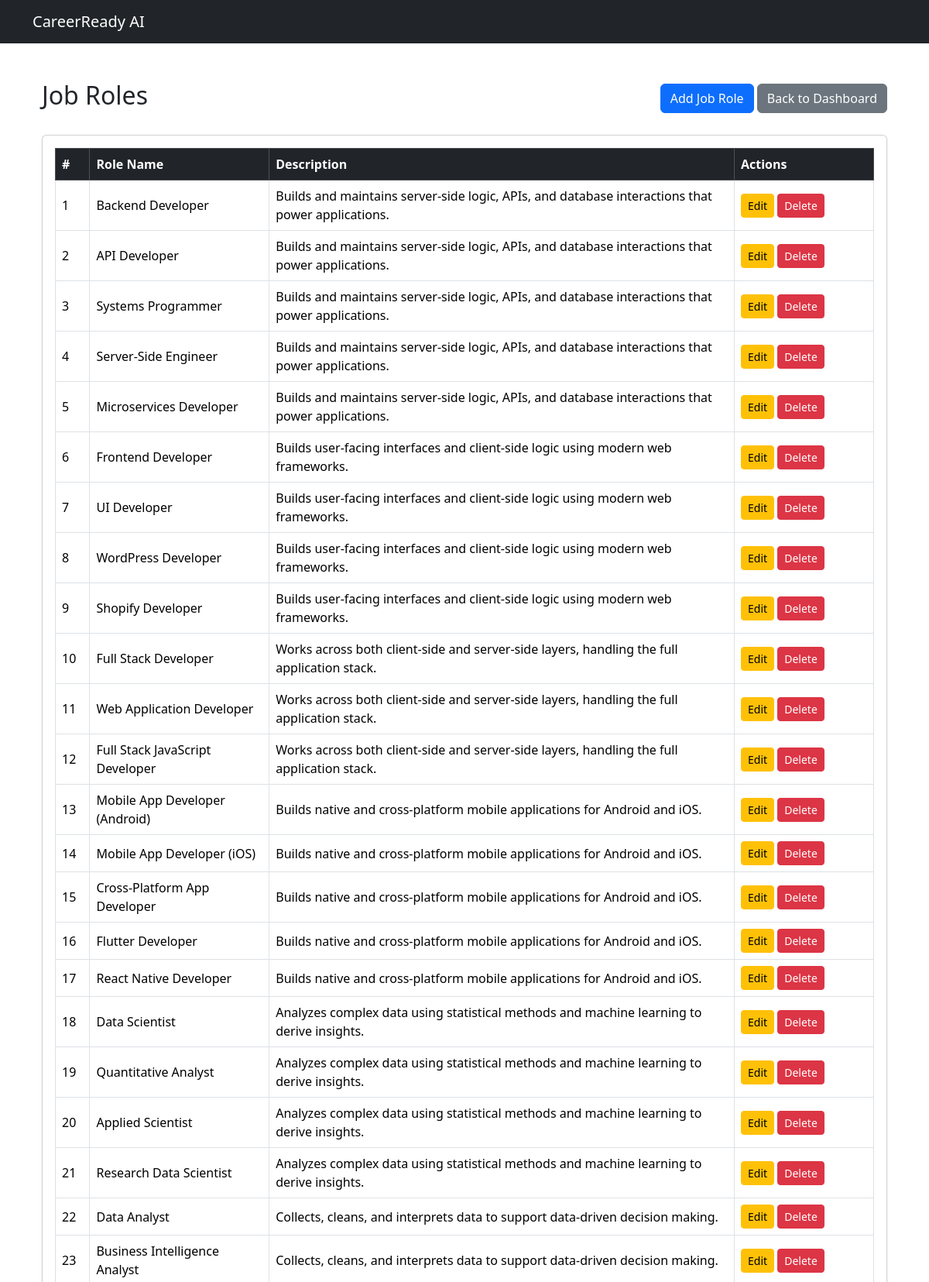
The app's page /view-job-roles/ (signed in, upper part) with its own data.
### career_app/models.py (models this page shows, shortened)
class JobRole(models.Model):
    role_name = models.CharField(max_length=100, unique=True)
    description = models.TextField(blank=True, null=True)

### career_app/views.py (the view)
# urls.py: path('view-job-roles/', views.view_job_roles, name='view_job_roles'),
@login_required
def view_job_roles(request):
    if not request.user.is_staff:
        return redirect('user_dashboard')
    roles = JobRole.objects.all()
    return render(request, 'career_app/view_job_roles.html', {'roles': roles})

### career_app/templates/career_app/view_job_roles.html (shortened to what this page needs)
{% extends 'career_app/base.html' %}
{% block content %}
<div class="container mt-5">
    <div class="d-flex justify-content-between align-items-center mb-4">
        <h2>Job Roles</h2>
        <div>
            <a href="{% url 'add_job_role' %}" class="btn btn-primary">
                Add Job Role
            </a>
            <a href="{% url 'admin_dashboard' %}" class="btn btn-secondary">
                Back to Dashboard
            </a>
        </div>
    </div>
    <div class="card shadow-sm">
        <div class="card-body">
            {% if roles %}
                <div class="table-responsive">
                    <table class="table table-bordered table-hover align-middle">
                        <thead class="table-dark">
                            <tr>
                                <th>#</th>
                                <th>Role Name</th>
                                <th>Description</th>
                                <th width="180">Actions</th>
                            </tr>
                        </thead>
                        <tbody>
                        {% for role in roles %}
                            <tr>
                                <td>{{ forloop.counter }}</td>
                                <td>{{ role.role_name }}</td>
                                <td>{{ role.description|default:"-" }}</td>
                                <td>
                                    <a href="{% url 'edit_job_role' role.id %}"
                                       class="btn btn-warning btn-sm">
                                        Edit
                                    </a>
                                    <a href="{% url 'delete_job_role' role.id %}"
                                       class="btn btn-danger btn-sm">
                                        Delete
                                    </a>
                                </td>
                            </tr>
                        {% endfor %}
                        </tbody>
                    </table>
                </div>
            {% else %}
                <div class="alert alert-info mb-0">
                    No job roles found.
                </div>
            {% endif %}
        </div>
    </div>
</div>
{% endblock %}

### records on screen
JobRole: role_name "Backend Developer", description "Builds and maintains server-side logic, APIs, and database interactions that power applications."
JobRole: role_name "API Developer", description "Builds and maintains server-side logic, APIs, and database interactions that power applications."
JobRole: role_name "Systems Programmer", description "Builds and maintains server-side logic, APIs, and database interactions that power applications."
JobRole: role_name "Server-Side Engineer", description "Builds and maintains server-side logic, APIs, and database interactions that power applications."
JobRole: role_name "Microservices Developer", description "Builds and maintains server-side logic, APIs, and database interactions that power applications."
JobRole: role_name "Frontend Developer", description "Builds user-facing interfaces and client-side logic using modern web frameworks."
JobRole: role_name "UI Developer", description "Builds user-facing interfaces and client-side logic using modern web frameworks."
JobRole: role_name "WordPress Developer", description "Builds user-facing interfaces and client-side logic using modern web frameworks."
JobRole: role_name "Shopify Developer", description "Builds user-facing interfaces and client-side logic using modern web frameworks."
JobRole: role_name "Full Stack Developer", description "Works across both client-side and server-side layers, handling the full application stack."
JobRole: role_name "Web Application Developer", description "Works across both client-side and server-side layers, handling the full application stack."
JobRole: role_name "Full Stack JavaScript Developer", description "Works across both client-side and server-side layers, handling the full application stack."
JobRole: role_name "Mobile App Developer (Android)", description "Builds native and cross-platform mobile applications for Android and iOS."
JobRole: role_name "Mobile App Developer (iOS)", description "Builds native and cross-platform mobile applications for Android and iOS."
JobRole: role_name "Cross-Platform App Developer", description "Builds native and cross-platform mobile applications for Android and iOS."
JobRole: role_name "Flutter Developer", description "Builds native and cross-platform mobile applications for Android and iOS."
JobRole: role_name "React Native Developer", description "Builds native and cross-platform mobile applications for Android and iOS."
JobRole: role_name "Data Scientist", description "Analyzes complex data using statistical methods and machine learning to derive insights."
JobRole: role_name "Quantitative Analyst", description "Analyzes complex data using statistical methods and machine learning to derive insights."
JobRole: role_name "Applied Scientist", description "Analyzes complex data using statistical methods and machine learning to derive insights."
JobRole: role_name "Research Data Scientist", description "Analyzes complex data using statistical methods and machine learning to derive insights."
JobRole: role_name "Data Analyst", description "Collects, cleans, and interprets data to support data-driven decision making."
JobRole: role_name "Business Intelligence Analyst", description "Collects, cleans, and interprets data to support data-driven decision making."
